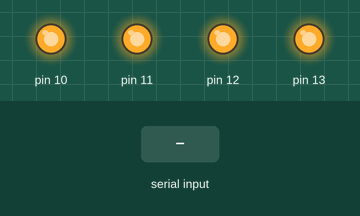
Simulated run of this sketch. Board: Arduino Uno, built with avr-gcc and run on an emulated ATmega328P. Shown: output pins drawn as LEDs (lit = HIGH). Dashed ring = blinking. Inputs (shaded band) come from the test bench.

Above: at 1.2 s.
1.3 s: byte 2 (2) received over Serial
At 2.4 s:
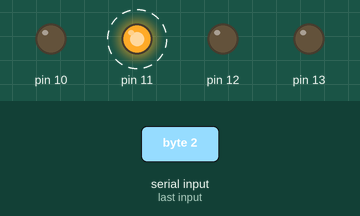
4.3 s: byte 3 (3) received over Serial
At 4.9 s:
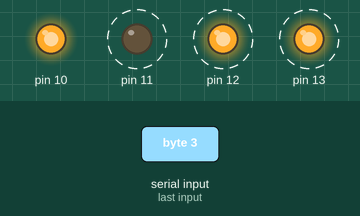
7.3 s: byte 4 (4) received over Serial
At 7.9 s:
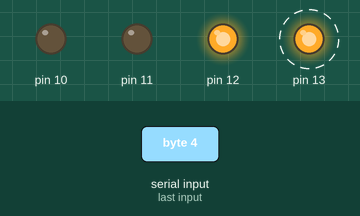
10.3 s: byte 5 (5) received over Serial
At 11.9 s:
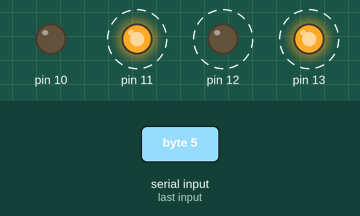
13.3 s: byte 6 (6) received over Serial
16.3 s: byte 7 (7) received over Serial
Timing chart, 0 to 20.3 s (numbered marks = the images above; inputs shaded):
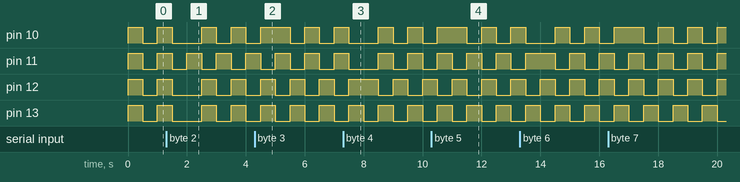

The sketch:

arduino_c.ino
```cpp
int inByte = 0;
int lastInByte = 0;
int fromSerial = 0;
int pat2, pat3, pat4, pat5, pat6, pat7,pat8;
void setup() {
 /* Inicializa a porta serial em 9600 bytes/s */
 Serial.begin(9600);
 /* Configura o pino de IO para piscar o led durante a recepção. */
 pinMode(13, OUTPUT);
 pinMode(12, OUTPUT);
 pinMode(11, OUTPUT);
 pinMode(10, OUTPUT);
 pat2 = 0;
 pat3 = 0;
 pat4 = 0;
 pat5 = 0;
 pat6 = 0;
 pat7 = 0;
 pat8 = 0;
}

void configArduino(){
  digitalWrite(13, HIGH);
  digitalWrite(12, HIGH);
  digitalWrite(11, HIGH);
  digitalWrite(10, HIGH);
  delay(500);
  digitalWrite(13, LOW);
  digitalWrite(12, LOW);
  digitalWrite(11, LOW);
  digitalWrite(10, LOW);
  delay(500);
  if(fromSerial == 1){
    fromSerial = 0;
  }
}

void pattern2(){
  digitalWrite(13, LOW);
  digitalWrite(12, LOW);
  digitalWrite(11, HIGH);
  digitalWrite(10, LOW);
  delay(500);
  digitalWrite(13, HIGH);
  digitalWrite(12, HIGH);
  digitalWrite(11, LOW);
  digitalWrite(10, HIGH);
  delay(500);
  if(fromSerial == 1){
    pat2++;
    fromSerial = 0;
  }
}

void pattern3(){
  digitalWrite(13, LOW);
  digitalWrite(12, LOW);
  digitalWrite(11, HIGH);
  digitalWrite(10, HIGH);
  delay(500);
  digitalWrite(13, HIGH);
  digitalWrite(12, HIGH);
  digitalWrite(11, LOW);
  digitalWrite(10, LOW);
  delay(500);
  if(fromSerial == 1){
    pat3++;
    fromSerial = 0;
  }
}

void pattern4(){
  digitalWrite(13, LOW);
  digitalWrite(12, HIGH);
  digitalWrite(11, LOW);
  digitalWrite(10, LOW);
  delay(500);
  digitalWrite(13, HIGH);
  digitalWrite(12, LOW);
  digitalWrite(11, HIGH);
  digitalWrite(10, HIGH);
  delay(500);
  if(fromSerial == 1){
    pat4++;
    fromSerial = 0;
  }
}

void pattern5(){
  digitalWrite(13, LOW);
  digitalWrite(12, HIGH);
  digitalWrite(11, LOW);
  digitalWrite(10, HIGH);
  delay(500);
  digitalWrite(13, HIGH);
  digitalWrite(12, LOW);
  digitalWrite(11, HIGH);
  digitalWrite(10, LOW);
  delay(500);
  if(fromSerial == 1){
    pat5++;
    fromSerial = 0;
  }
}

void pattern6(){
  digitalWrite(13, LOW);
  digitalWrite(12, HIGH);
  digitalWrite(11, HIGH);
  digitalWrite(10, LOW);
  delay(500);
  digitalWrite(13, HIGH);
  digitalWrite(12, LOW);
  digitalWrite(11, LOW);
  digitalWrite(10, HIGH);
  delay(500);
  if(fromSerial == 1){
    pat6++;
    fromSerial = 0;
  }
}

void pattern7(){
  digitalWrite(13, LOW);
  digitalWrite(12, HIGH);
  digitalWrite(11, HIGH);
  digitalWrite(10, HIGH);
  delay(500);
  digitalWrite(13, HIGH);
  digitalWrite(12, LOW);
  digitalWrite(11, LOW);
  digitalWrite(10, LOW);
  delay(500);
  if(fromSerial == 1){
    pat7++;
    fromSerial = 0;
  }
}

void pattern8(){
  digitalWrite(13, HIGH);
  digitalWrite(12, LOW);
  digitalWrite(11, LOW);
  digitalWrite(10, LOW);
  delay(500);
  digitalWrite(13, LOW);
  digitalWrite(12, HIGH);
  digitalWrite(11, HIGH);
  digitalWrite(10, HIGH);
  delay(500);
  if(fromSerial == 1){
    pat8++;
    fromSerial = 0;
  }
}

void pattern1(){
   Serial.write(pat2);
   delay(10);
   Serial.write(pat3);
   delay(10);
   Serial.write(pat4);
   delay(10);
   Serial.write(pat5);
   delay(10);
   Serial.write(pat6);
   delay(10);
   Serial.write(pat7);
   delay(10);
   Serial.write(pat8);
   delay(10);
   inByte = lastInByte;
   if(fromSerial == 1){
    fromSerial = 0;
  }
}

void loop() {
 /* Aguarda o recebimento de dados */
 if (Serial.available() > 0) {
   lastInByte = inByte;
   inByte = Serial.read();
   fromSerial = 1;
 }
 switch (inByte) {
      case 0:
        configArduino();
        break;
      case 1:
        pattern1();
        break;
      case 2:
        pattern2();
        break;
      case 3:
        pattern3();
        break;
      case 4:
        pattern4();
        break;
      case 5:
        pattern5();
        break;
      case 6:
        pattern6();
        break;
      case 7:
        pattern7();
        break;
      case 8:
        pattern8();
        break;
      default:
        break;
  }
}
```

Measured:
- by itself, pin 10: repeats every 1.0 s: LOW 0.50 s, HIGH 0.50 s
- by itself, pin 11–13: alternates HIGH for 0.50 s and LOW for 0.50 s
